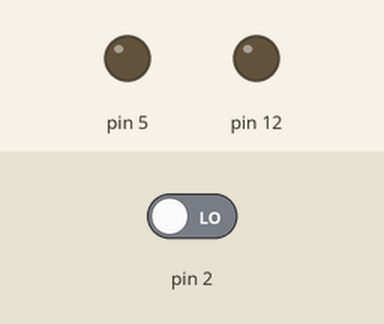
Bench run of a sketch on a simulated Arduino Uno, built with avr-gcc and run on an emulated ATmega328P. Parts: output pins drawn as LEDs (lit = HIGH). Dashed ring = blinking. Inputs (shaded band) come from the test bench; at power-on: pin 2 LOW.

Above: at 1.2 s.
1.3 s: pin 2 driven HIGH
At 1.7 s:
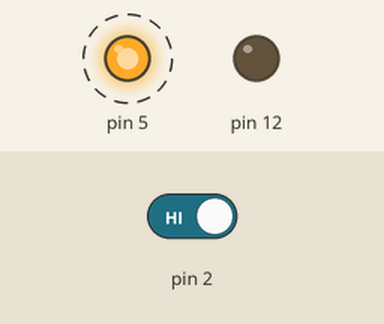
At 3.1 s:
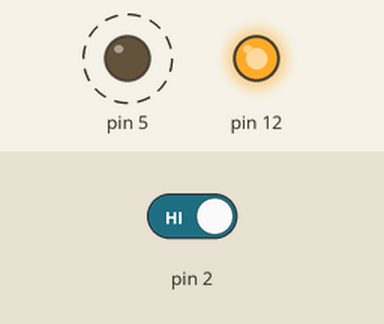
4.3 s: pin 2 driven LOW
At 5.4 s:
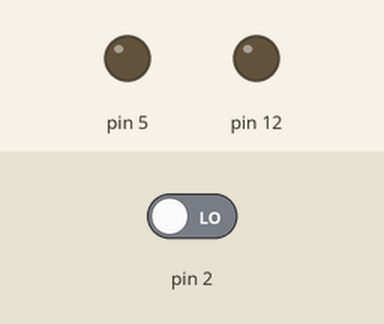
Timing chart, 0 to 7.3 s (numbered marks = the images above; inputs shaded):
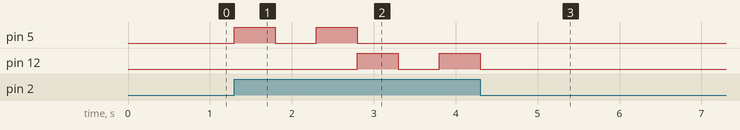

The sketch:

UTN-Clase-Arduino02_001.ino
```cpp
//estado del botón
int buttonState = 0;

//configuro pines de entrada y salida
void setup()
{
	pinMode(2, INPUT);
	pinMode(5, OUTPUT);
	pinMode(12, OUTPUT);
}

void loop()
{
	//Leo el estado del puerto de entrada 2
	buttonState = digitalRead(2);

  	//según estado
	if (buttonState == HIGH)
    {

		digitalWrite(5, HIGH);//prender led rojo
      	delay(500);//esperar medio seg
      	digitalWrite(5,LOW);//apagar led rojo
      	delay(500);//esperar medio seg
		digitalWrite(5, HIGH); //prender led rojo
		delay(500); //esperar
      	digitalWrite(5, LOW); //apagar led rojo
      	digitalWrite(12, HIGH);//prender led amarillo
		delay(500);//esperar
		digitalWrite(12, LOW); //apagar led amarillo
      	delay(500); //esperar
      	digitalWrite(12, HIGH); //prender led amarillo
		delay(500);//esperar
      	digitalWrite(12, LOW);//apagar led amarilloo
    }else
    {
      //apagar ambos leds
		digitalWrite(5, LOW);
		digitalWrite(12, LOW);
	}
}
```

Measured:
- after the input at 1.3 s, pin 5: alternates HIGH for 0.50 s and LOW for 0.50 s, 4 changes in all, then stays LOW, starting at once; pin 12: LOW → HIGH after 1.5 s, → LOW 0.50 s later, → HIGH 0.50 s later
- after the input at 4.3 s, pin 5: stops changing and stays LOW; pin 12: goes on until 4.3 s, then stays LOW
